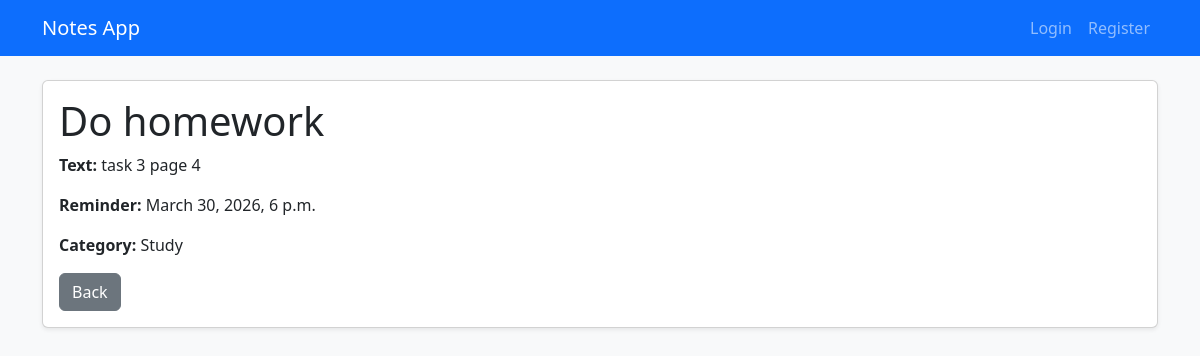
Page /4/ on the committed database.
### notes/models.py (models this page shows, shortened)
class Note(models.Model):
    title = models.CharField(max_length=200)
    text = models.TextField()
    reminder = models.DateTimeField(null=True, blank=True)
    category = models.ForeignKey(Category, on_delete=models.CASCADE)
    user = models.ForeignKey(User, on_delete=models.CASCADE, null=True, blank=True)

class Category(models.Model):
    title = models.CharField(max_length=100)

### notes/views.py (the view)
# urls.py: path('<int:pk>/', NoteDetailView.as_view(), name='note_detail'),
class NoteDetailView(DetailView):
    model = Note
    template_name = 'note_detail.html'
    context_object_name = 'note'

### notes/templates/note_detail.html (shortened to what this page needs)
{% extends 'base.html' %}
{% block content %}
<div class="card shadow-sm">
    <div class="card-body">
        <h1 class="card-title">{{ note.title }}</h1>
        <p><strong>Text:</strong> {{ note.text }}</p>
        <p><strong>Reminder:</strong> {{ note.reminder }}</p>
        <p><strong>Category:</strong> {{ note.category.title }}</p>
        <a href="{% url 'notes_list' %}" class="btn btn-secondary">Back</a>
    </div>
</div>
{% endblock %}

### rows in the picture
Note: title "Do homework", text "task 3 page 4", reminder "March 30, 2026, 6 p.m.", category "Study"
